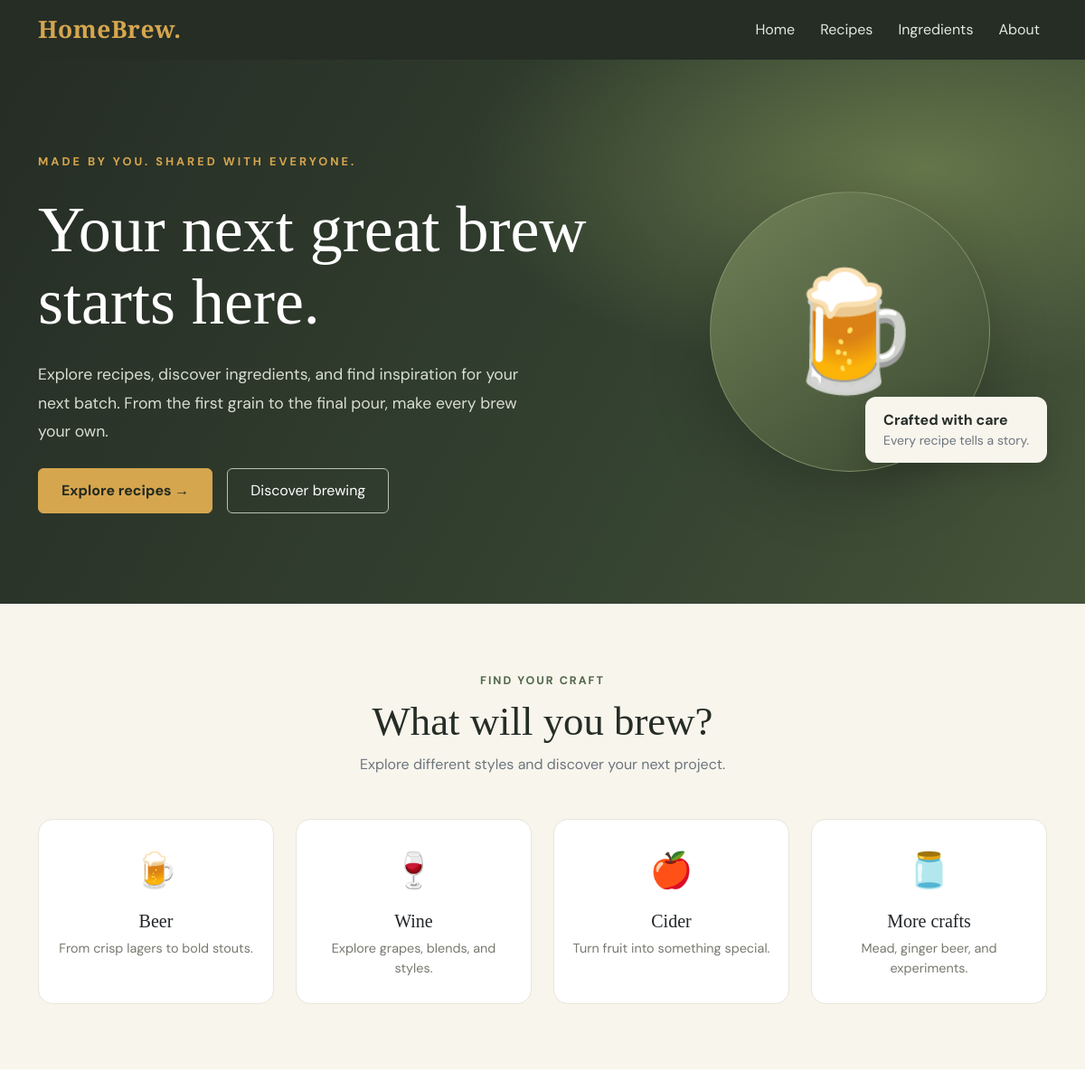
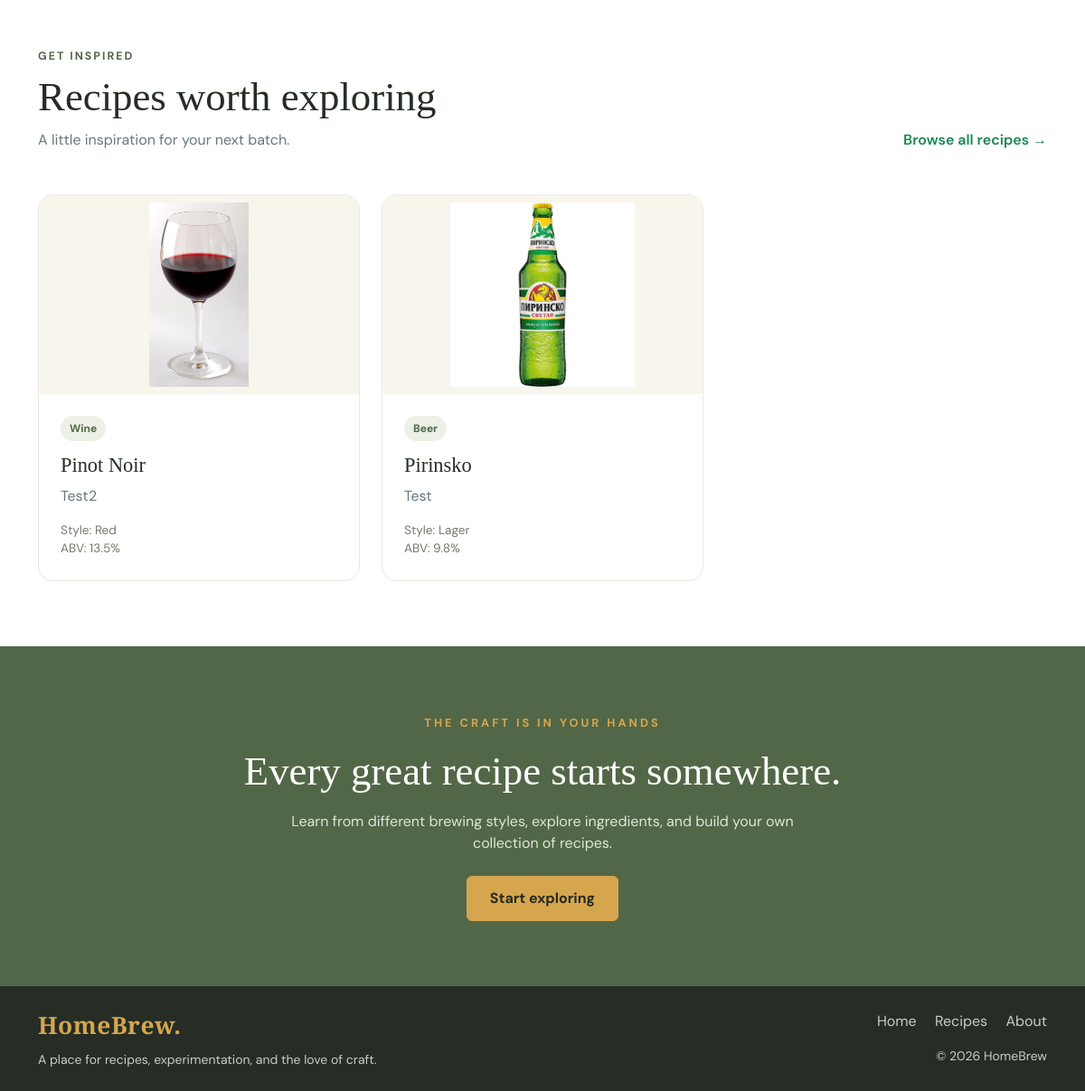
The page / on the database its author committed (2 pictures, top to bottom).
### recipes/models.py (models this page shows, shortened)
class Recipe(TimestampMixin):
    class CategoryChoices(models.TextChoices):
        BEER = "Beer", "Beer"
        WINE = "Wine", "Wine"
        OTHER = "Other", "Other"
    class StyleChoices(models.TextChoices):
        LAGER = "Lager", "Lager"
        ALE = "Ale", "Ale"
        SOUR = "Sour", "Sour"
        RED = "Red", "Red"
        WHITE = "White", "White"
        ROSE = "Rose", "Rose"
        SPARKLING = "Sparkling", "Sparkling"
        MEAD = "Mead", "Mead"
        CIDER = "Cider", "Cider"
        KOMBUCHA = "Kombucha", "Kombucha"
        GINGER_BEER = "Ginger Beer", "Ginger Beer"
        OTHER = "Other", "Other"
    title = models.CharField(max_length=100)
    category = models.CharField(max_length=5, choices=CategoryChoices.choices)
    style = models.CharField(max_length=15, choices=StyleChoices.choices)
    description = models.TextField(blank=True, null=True)
    photo = models.ImageField(upload_to="recipes/", blank=True, null=True)
    primary_fermentation_days = models.PositiveIntegerField(default=0)
    secondary_fermentation_days = models.PositiveIntegerField(blank=True, null=True)
    aging_days = models.PositiveIntegerField(blank=True, null=True)
    target_abv = models.DecimalField(max_digits=3, decimal_places=1, validators=[validate_positive])

### common/views.py (the view)
# urls.py: path('', views.HomePageView.as_view(), name='home'),
class HomePageView(TemplateView):
    template_name = "common/home.html"
    def get_context_data(self, **kwargs):
        context = super().get_context_data(**kwargs)
        recent_recipes = Recipe.objects.order_by('-created_at')[:3]
        context['recent_recipes'] = recent_recipes
        return context

### templates/common/home.html (shortened to what this page needs)
<!DOCTYPE html>
<html lang="en">
<head>
    <link href="https://cdn.jsdelivr.net/npm/bootstrap@5.3.3/dist/css/bootstrap.min.css"
          rel="stylesheet">
</head>
<body>
<nav class="navbar navbar-expand-lg navbar-dark sticky-top">
    <div class="container">
        <a class="navbar-brand brand" href="#">HomeBrew<span>.</span></a>
        <div class="collapse navbar-collapse" id="mainNavbar">
            <ul class="navbar-nav ms-auto align-items-lg-center">
                <li class="nav-item">
                    <a class="nav-link" href="#">Home</a>
                </li>
                <li class="nav-item">
                    <a class="nav-link" href="#">Recipes</a>
                </li>
                <li class="nav-item">
                    <a class="nav-link" href="#">Ingredients</a>
                </li>
                <li class="nav-item">
                    <a class="nav-link" href="#">About</a>
                </li>
            </ul>
        </div>
    </div>
</nav>
<header class="hero">
    <div class="container">
        <div class="row align-items-center g-5">
            <div class="col-lg-7">
                <span class="hero-label">Made by you. Shared with everyone.</span>
                <h1 class="mt-4 mb-4">
                    Your next great brew starts here.
                </h1>
                <p class="mb-4">
                    Explore recipes, discover ingredients, and find inspiration
                    for your next batch. From the first grain to the final pour,
                    make every brew your own.
                </p>
                <div class="d-flex flex-wrap gap-3">
                    <a href="#recipes" class="btn btn-brew">
                        Explore recipes &rarr;
                    </a>
                    <a href="#categories" class="btn btn-outline-brew">
                        Discover brewing
                    </a>
                </div>
            </div>
            <div class="col-lg-5">
                <div class="hero-art">
                    <div class="hero-circle">
                        <span aria-hidden="true">🍺</span>
                    </div>
                    <div class="hero-note">
                        <strong>Crafted with care</strong>
                        <div class="small text-secondary">
                            Every recipe tells a story.
                        </div>
                    </div>
                </div>
            </div>
        </div>
    </div>
</header>
<section class="categories-section py-5" id="categories">
    <div class="container py-4">
        <div class="text-center mb-5">
            <span class="section-label">Find your craft</span>
            <h2 class="section-title mt-2">What will you brew?</h2>
            <p class="text-secondary">
                Explore different styles and discover your next project.
            </p>
        </div>
        <div class="row g-4">
            <div class="col-6 col-lg-3">
                <a href="#" class="text-decoration-none text-dark">
                    <div class="category-card">
                        <div class="category-icon" aria-hidden="true">🍺</div>
                        <h3>Beer</h3>
                        <p>From crisp lagers to bold stouts.</p>
                    </div>
                </a>
            </div>
            <div class="col-6 col-lg-3">
                <a href="#" class="text-decoration-none text-dark">
                    <div class="category-card">
                        <div class="category-icon" aria-hidden="true">🍷</div>
                        <h3>Wine</h3>
                        <p>Explore grapes, blends, and styles.</p>
                    </div>
                </a>
            </div>
            <div class="col-6 col-lg-3">
                <a href="#" class="text-decoration-none text-dark">
                    <div class="category-card">
                        <div class="category-icon" aria-hidden="true">🍎</div>
                        <h3>Cider</h3>
                        <p>Turn fruit into something special.</p>
                    </div>
                </a>
            </div>
            <div class="col-6 col-lg-3">
                <a href="#" class="text-decoration-none text-dark">
                    <div class="category-card">
                        <div class="category-icon" aria-hidden="true">🫙</div>
                        <h3>More crafts</h3>
                        <p>Mead, ginger beer, and experiments.</p>
                    </div>
                </a>
            </div>
        </div>
    </div>
</section>
<section class="py-5" id="recipes">
    <div class="container py-4">
        <div class="d-flex flex-column flex-md-row
                    justify-content-between align-items-md-end gap-3 mb-5">
            <div>
                <span class="section-label">Get inspired</span>
                <h2 class="section-title mt-2 mb-2">Recipes worth exploring</h2>
                <p class="text-secondary mb-0">
                    A little inspiration for your next batch.
                </p>
            </div>
            <a href="#" class="text-success fw-semibold text-decoration-none">
                Browse all recipes &rarr;
            </a>
        </div>
        <div class="row g-4">
            {% for recipe in recent_recipes %}
                <div class="col-md-6 col-lg-4">
                    <article class="recipe-card">
                        {% if recipe.photo %}
                            <img
                                    src="{{ recipe.photo.url }}"
                                    alt="{{ recipe.title }}"
                                    class="recipe-photo"
                            >
                        {% else %}
                            <div class="recipe-art beer" aria-hidden="true">
                                🍺
                            </div>
                        {% endif %}
                        <div class="card-body">
                            <span class="recipe-tag">
                                {{ recipe.category }}
                            </span>
                            <h3>{{ recipe.title }}</h3>
                            <p class="text-secondary">
                                {{ recipe.description|default:"No description available yet." }}
                            </p>
                            <div class="recipe-meta">
                                <div>Style: {{ recipe.style }}</div>
                                <div>ABV: {{ recipe.target_abv }}%</div>
                            </div>
                        </div>
                    </article>
                </div>
            {% empty %}
                <div class="col-12">
                    <p class="text-secondary">
                        No recipes have been added yet. Check back soon!
                    </p>
                </div>
            {% endfor %}
        </div>
    </div>
</section>
<section class="cta-section py-5">
    <div class="container py-4 text-center">
        <span class="hero-label">The craft is in your hands</span>
        <h2 class="section-title mt-3 mb-3">
            Every great recipe starts somewhere.
        </h2>
        <p class="mx-auto mb-4" style="max-width: 600px;">
            Learn from different brewing styles, explore ingredients,
            and build your own collection of recipes.
        </p>
        <a href="#recipes" class="btn btn-brew">
            Start exploring
        </a>
    </div>
</section>
<footer class="py-4">
    <div class="container">
        <div class="row align-items-center g-3">
            <div class="col-md-6">
                <span class="brand">HomeBrew.</span>
                <p class="small mb-0 mt-2">
                    A place for recipes, experimentation, and the love of craft.
                </p>
            </div>
            <div class="col-md-6 text-md-end">
                <a href="#" class="me-3">Home</a>
                <a href="#" class="me-3">Recipes</a>
                <a href="#">About</a>
                <p class="small mt-3 mb-0">
                    &copy; {% now "Y" %} HomeBrew
                </p>
            </div>
        </div>
    </div>
</footer>
</body>
</html>

### templates/common/home.html (style rules this page uses)
:root { --brew-dark: #252d25; --brew-green: #526747; --brew-gold: #d6a64f; --brew-cream: #f8f5ed; --brew-muted: #77796f; }
body { font-family: 'DM Sans', sans-serif; color: var(--brew-dark); background: #fff; }
h1, h2, h3, .brand { font-family: 'Playfair Display', serif; }
.navbar { background: var(--brew-dark); }
.brand { color: var(--brew-gold); font-size: 1.65rem; font-weight: 700; letter-spacing: 0.5px; }
.navbar .nav-link { color: #e6e7df; margin-left: 0.75rem; }
.hero { background: radial-gradient(ellipse at 85% 20%, #65764a 0%, transparent 35%), linear-gradient(120deg, #252d25 0%, #354331 65%, #46543a 100%); color: white; padding: 100px 0; }
.hero-label { color: var(--brew-gold); text-transform: uppercase; letter-spacing: 3px; font-size: 0.8rem; font-weight: 700; }
.hero h1 { font-size: clamp(2.8rem, 6vw, 5rem); line-height: 1.12; }
.hero p { color: #d8ded2; font-size: 1.1rem; line-height: 1.8; max-width: 540px; }
.btn-brew { background: var(--brew-gold); color: #24291f; border: 1px solid var(--brew-gold); padding: 12px 25px; font-weight: 700; }
.btn-outline-brew { color: white; border: 1px solid #b9c1b1; padding: 12px 25px; }
.hero-art { min-height: 320px; display: flex; align-items: center; justify-content: center; position: relative; }
.hero-circle { width: min(310px, 75vw); height: min(310px, 75vw); border-radius: 50%; background: linear-gradient(145deg, #718258, #39472f); border: 1px solid #a0ad8290; display: flex; align-items: center; justify-content: center; box-shadow: 0 25px 70px #00000030; }
.hero-circle span { font-size: 8rem; }
.hero-note { position: absolute; bottom: 15px; right: 0; background: #f8f5ed; color: var(--brew-dark); border-radius: 12px; padding: 14px 20px; box-shadow: 0 10px 30px #00000025; }
.section-label { color: var(--brew-green); font-size: 0.78rem; font-weight: 700; text-transform: uppercase; letter-spacing: 2px; }
.section-title { font-size: clamp(2rem, 4vw, 2.8rem); }
.categories-section { background: var(--brew-cream); }
.category-card { background: white; border: 1px solid #e9e5d9; border-radius: 16px; padding: 28px 16px; text-align: center; height: 100%; transition: transform 0.2s, box-shadow 0.2s; }
.category-icon { font-size: 2.4rem; margin-bottom: 15px; }
.category-card h3 { font-size: 1.25rem; }
.category-card p { color: var(--brew-muted); font-size: 0.9rem; margin-bottom: 0; }
.recipe-card { border: 1px solid #ece9e0; border-radius: 16px; overflow: hidden; height: 100%; transition: transform 0.2s, box-shadow 0.2s; }
.recipe-photo { width: 100%; height: 220px; object-fit: contain; display: block; background-color: var(--brew-cream); padding: 8px; }
.recipe-card .card-body { padding: 24px; }
.recipe-tag { display: inline-block; background: #edf0e7; color: var(--brew-green); padding: 5px 10px; border-radius: 50px; font-size: 0.75rem; font-weight: 700; }
.recipe-card h3 { font-size: 1.4rem; margin-top: 14px; }
.recipe-meta { color: var(--brew-muted); font-size: 0.85rem; }
.cta-section { background: var(--brew-green); color: white; }
.cta-section p { color: #e0e6d9; }
footer { background: var(--brew-dark); color: #c9cec3; }
footer a { color: #c9cec3; text-decoration: none; }

### rows shown on the page
Recipe: photo (picture), category "Wine", title "Pinot Noir", description "Test2", style "Red", target_abv "13.5"
Recipe: photo (picture), category "Beer", title "Pirinsko", description "Test", style "Lager", target_abv "9.8"
